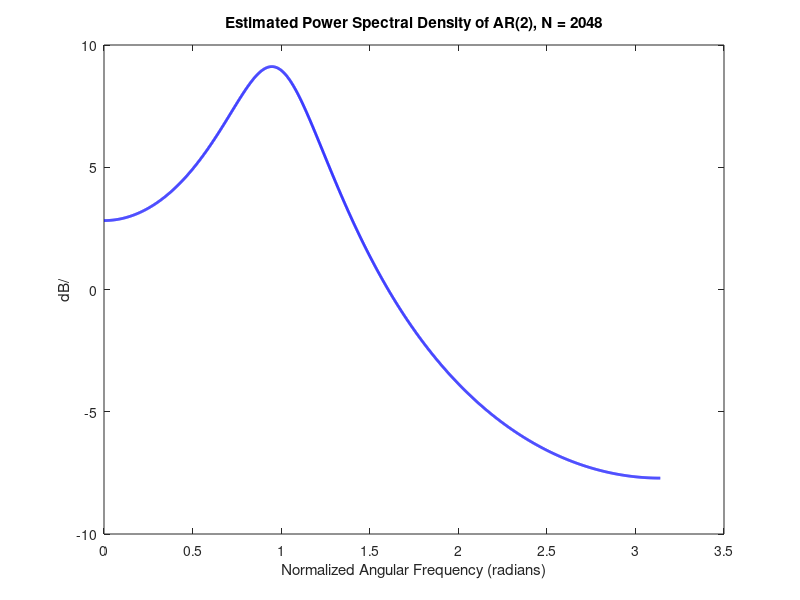

MATLAB code to generate this figure: (Note: this script raises an error after producing the figure.)
close all;
clear all;
clc;

N = 1200;
a1 = zeros(1,N);
a1(1:399) = 1.2728;
a1(800:N) = 1.2728;
a2 = -0.81;
noise_var = 0.25;
ord =2;
lambda = 0.9;
u = 0.1;
win_len = 20;
init =1;
t = 1:N-1;

%Define noise
n = sqrt(noise_var)*randn(1,N+2);

%Generate Signal
x = zeros(1,N+2);
x(1) = n(1);
x(2) = a1(2)*x(1) + n(2);

for j = 3:N
    x(j) = a1(j)*x(j-1) + a2*x(j-2) + n(j); 
end

%Remove first two samples of x which are required in the startup
x = x(3:N+2);

%%
%3a)
%Program Parameters
%Calculate coefficients of process using aryule
a=aryule(x,2);
%Calculate frequncy response
[h,w] = freqz(1,a, 2048);
%Plot Frequency Response
figure(1)
plot(w,20*log10(abs(h)),'b','linewidth',2);
xlabel('Normalized Angular Frequency (radians)'); ylabel('dB/');
title('Estimated Power Spectral Density of AR(2), N = 2048');

%Plot Spectrogram
figure(2)
spectrogram(x, hann(100), 50, 512,1,'yaxis');

%%
%3b)
    
    x = x';
    P = zeros(ord, ord, N);
    e = zeros(1,N);
    g = zeros(N,ord);
    w_hist = zeros(N,ord);
    x_est = zeros(1,N);
    
    %Initialise RLS variables up to the order index, need this as minimum
    %before can start computing estimates
    for j=1:ord
    P(:,:,j) = eye(ord);
    e(j) = x(j);
    end
   
    %Estimate coefficient values at each time instant
    for j = ord+1:N-1
        x_prev = x(j-1:-1:j-ord);
        x_est(j)= w_hist(j,:)*x_prev;  
        e(j) = x(j) -  x_est(j);
        g(j,:) = (P(:,:,j-1)*x_prev)./(lambda + x_prev'*P(:,:,j-1)*x_prev);
        P(:,:,j) = (lambda^(-1))*(P(:,:,j-1) - g(j,:)'*x_prev'*P(:,:,j-1));
        w_hist(j+1,:) = w_hist(j,:) + g(j,:)*e(j);
        [h,w] = freqz(1, [1; w_hist(j+1,1); w_hist(j+1,2)], 512);
        H(:,j) = abs(h).^2;
    end
    
   medianH = 30*median(median(H(:,j)));
   H(H>medianH) = medianH;%Remove outliers in matrix
   
   %Plot time frequency diagram 
   %plot3(w,t,H);
   figure(3)
   surf(t,w, H,'EdgeColor','none');
   view(2);
   axis([1 1199 0 3.14]);
   xlabel('Time (Samples)'); ylabel('Normalized angular frequency (rads)'); title('Time-Frequency Spectrum derived from coefficients estimated by RLS');
   
  
   
   
    





